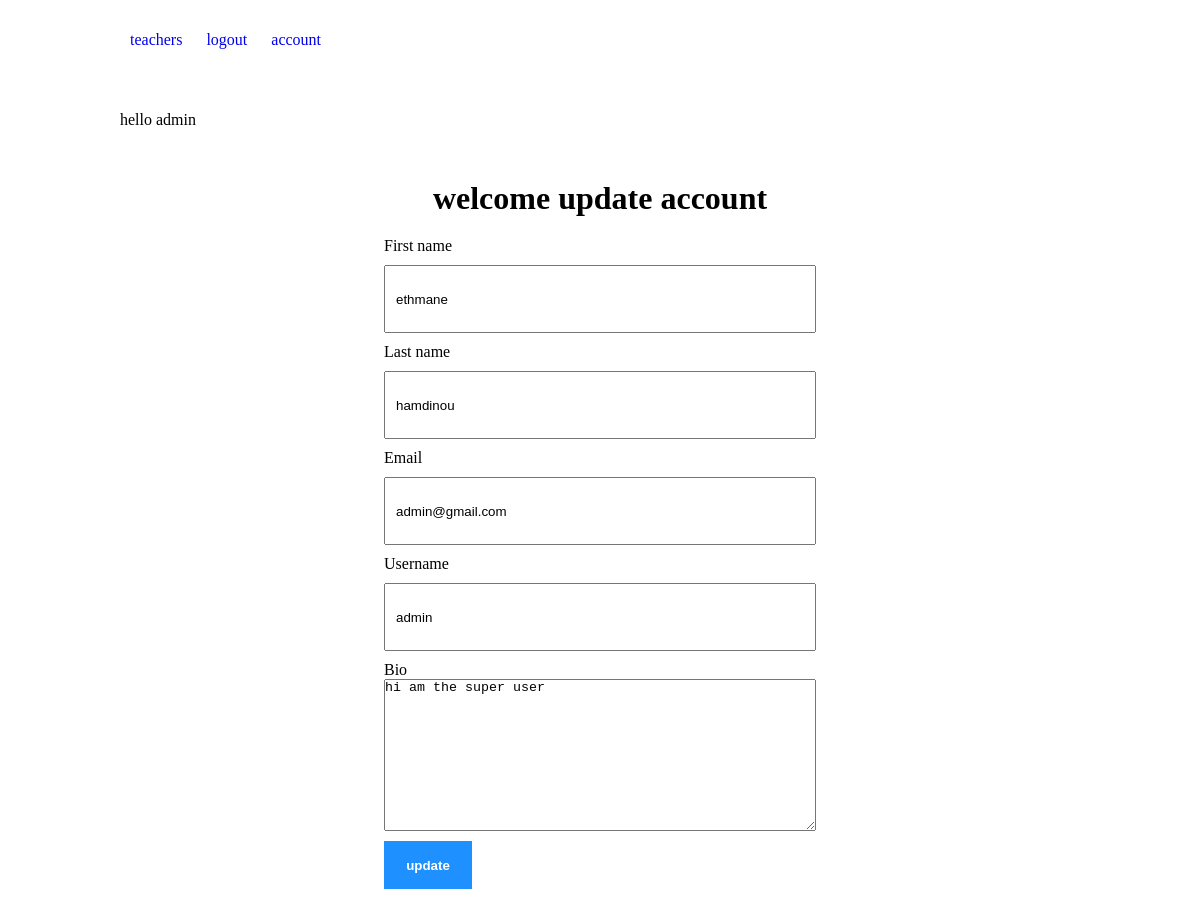
/account/edit (signed in), run on the app's committed database.
### account/models.py (models this page shows, shortened)
class Profile(models.Model):
    user = models.OneToOneField(User, on_delete=models.CASCADE)
    first_name = models.CharField(max_length=200, null=True)
    last_name = models.CharField(max_length=200, null=True)
    username = models.CharField(max_length=200, null=True, unique=True)
    email = models.EmailField(max_length=200)
    bio = models.TextField()

### account/views.py (the view)
# urls.py: path('account/edit', views.editaccount, name='edit-account'),
@login_required(login_url='login')
def editaccount(request):
    profile = request.user.profile
    form = Profileform(instance=profile)
    if request.method == 'POST':
        form = Profileform(request.POST, instance=profile)
        if form.is_valid():
            form.save()
        return redirect('account')
    return render(request,'edit-account.html',{'form':form})

### account/forms.py
class Profileform(ModelForm):
    class Meta:
        model = Profile
        fields = ['first_name', 'last_name','email','username','bio']
    def __init__(self, *args, **kwargs):
        super(Profileform, self).__init__(*args, **kwargs)
        for name, field in self.fields.items():
            field.widget.attrs.update({'class':'input'})

### account/templates/edit-account.html (shortened to what this page needs)
{% extends 'index.html'%}
{% load static%}
{% block body%}
<div class="container">
<h1>welcome update account</h1>
<div class="login">
<form action="" method="post" class="main-form">
    {% for form in form%}
    <label for="">{{form.label}}</label>
    {{form}}
    {%endfor%}
    <button class="btn" type="submit">update</button>
</form></div></div>
{% endblock%}

### templates/index.html (shortened to what this page needs)
<!DOCTYPE html>
{% load static%}
<html lang="en">
<head>
    <link rel="stylesheet" href="{% static 'css/style.css'%}">
</head>
<body>
    <div class="header">
    <a href="{% url 'profile'%}">teachers</a>
    {% if request.user.is_authenticated %}
    <a href="{% url 'logout' %}">logout</a>
    <a href="{% url 'account'%}">account</a>
<p>hello {{request.user}}</p>
    {% else %}
    <a href="{% url 'login'%}">login</a>
    <a href="{% url 'register'%}">register</a>
    {% endif%}
</div>
    {% block body%}{% endblock body%}
</body>
</html>

### account/static/css/style.css (style rules this page uses)
* { margin:0; padding: 0; }
.header { width: 80%; margin: 0 auto; line-height: 80px; }
a { text-decoration: none; }
.header a { margin: 10px; }
.container { width: 90%; margin: 0 auto; }
.container h1 { text-align: center; margin: 20px; }
form.main-form { display: grid; width: 40%; }
.login { display: flex; justify-content: center; }
input.input { height: 8vh; padding: 0 10px; margin: 10px 0; }
button.btn { margin: 10px 0; height: 6vh; width: 88px; background-color: dodgerblue; color: white; font-weight: bold; border: none; }

### data on the page
Profile: form "ethmane" "hamdinou" "admin@gmail.com" "admin" "hi am the super user"

### other printed values
{{ request.user }} "admin"
